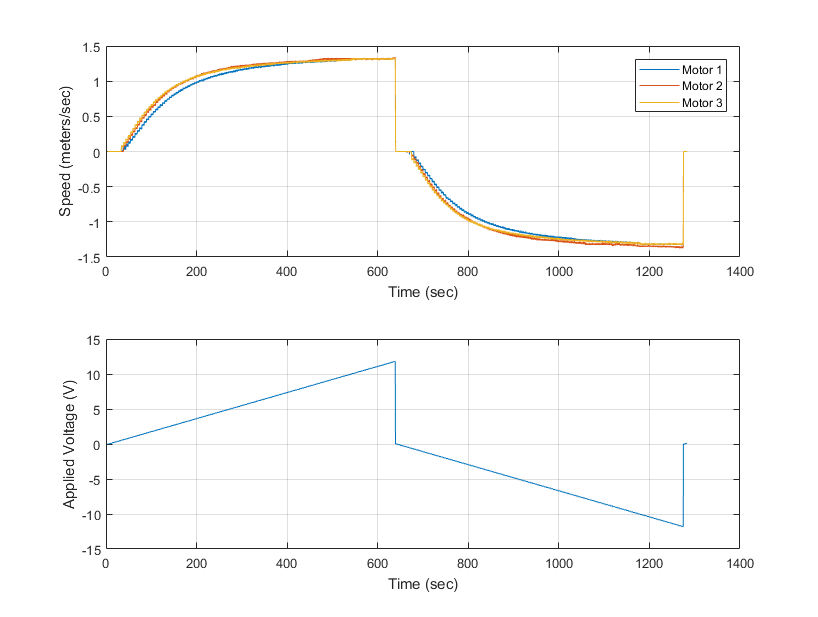
#> input picture Arduino/DriveSysID/preliminaryData.png, 818 x 617 px, given in place of the camera
$ python contourTest.py   (older library calls are emulated)
#> lines starting #> are read from the running program, lines starting #| are printed output that depends on the picture; after the words box and inside, x2 and y2 are one past the last pixel; in counts of white or black regions, pixels touching at a corner belong together
# Code sourced and modified from http://opencv-python-tutroals.readthedocs.io and Geeks4Geeks
# All rights go to original creators
import cv2
import numpy as np

cap = cv2.VideoCapture(0)

while(True):
	# Take each frame
	ret, frame = cap.read()
#> frame is the input picture: shape (617, 818, 3); mean B, G, R 250.3, 250.5, 250.6

    # Convert BGR to gray
	gray = cv2.cvtColor(frame, cv2.COLOR_BGR2GRAY)

	blur = cv2.bilateralFilter(gray,9,75,75)
	thresh = cv2.adaptiveThreshold(blur,255,cv2.ADAPTIVE_THRESH_GAUSSIAN_C,cv2.THRESH_BINARY_INV,11,2)
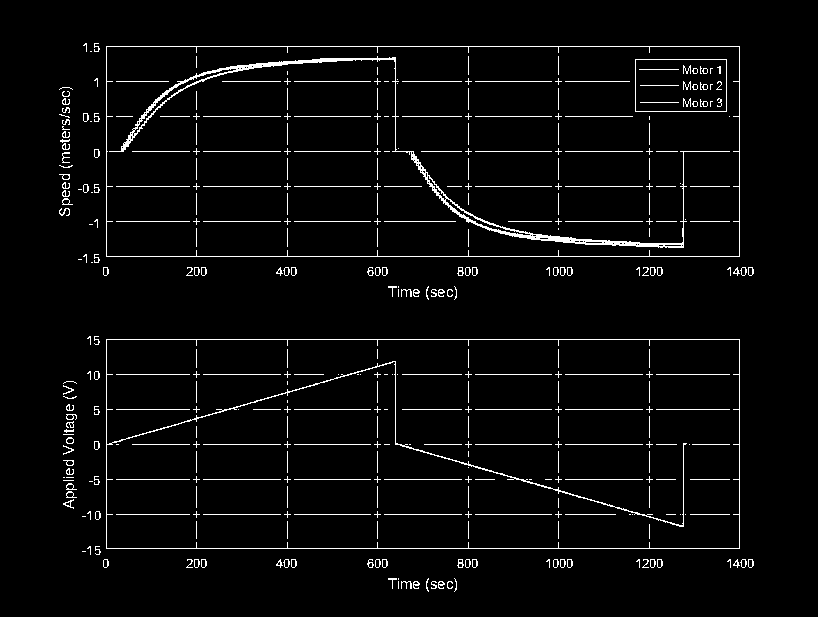
#> thresh: shape (617, 818); 3.6% white in thin lines or dots, all inside (x1, y1, x2, y2) = (59, 43, 754, 592)

	kernel = np.ones((5,5),np.uint8)
	modThresh = cv2.erode(thresh,kernel,iterations = 1)
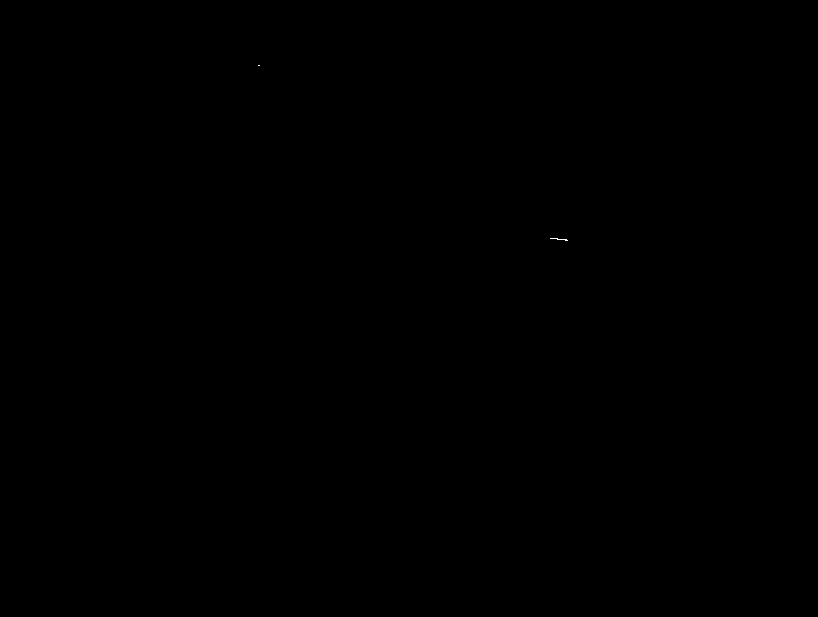
#> modThresh: shape (617, 818); 0% white in thin lines or dots, all inside (x1, y1, x2, y2) = (258, 65, 568, 241)
	modThresh = cv2.dilate(modThresh, kernel, iterations = 2)
#> modThresh: shape (617, 818); 0.07% white; 2 white regions
	image,contours,hierarchy = cv2.findContours(thresh,cv2.RETR_TREE,cv2.CHAIN_APPROX_SIMPLE)
#> contours = 520 contours, 402 with area under 20; largest, box (x1, y1, x2, y2) and area: (106, 46, 740, 257) 132930, (106, 46, 740, 257) 132906, (106, 339, 740, 549) 132297, (106, 339, 740, 549) 131926, (635, 59, 727, 112) 4732
	#opening = cv2.morphologyEx(thresh, cv2.MORPH_OPEN, kernel)

	frame = cv2.drawContours(frame, contours, -1, (0,255,0),3)
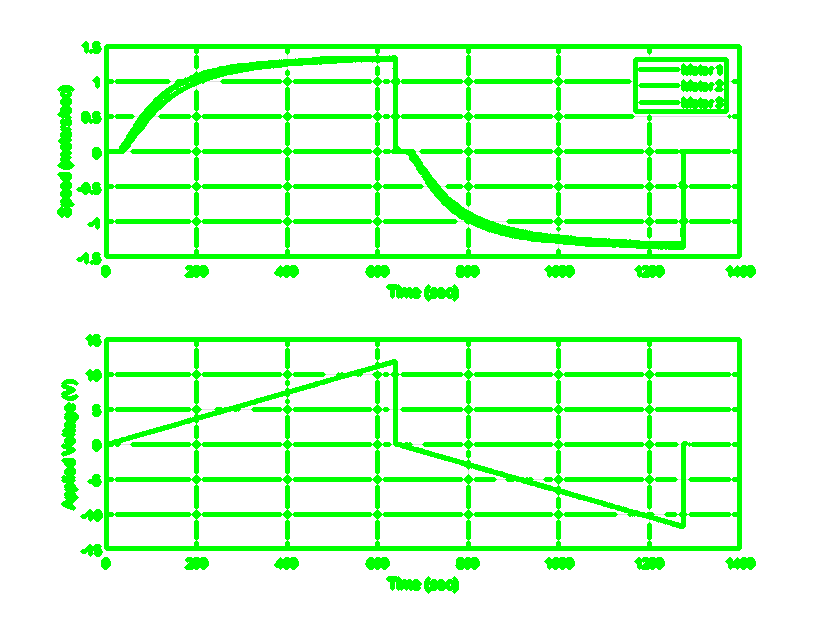
#> frame: shape (617, 818, 3); 15.37% of pixels changed, all inside (x1, y1, x2, y2) = (57, 41, 756, 594)

	cv2.imshow('frame',frame)
	cv2.imshow('erosion', modThresh)
	cv2.imshow('mask',image)

	k = cv2.waitKey(5) & 0xFF
#> (key Esc is pressed here)
	if k == 27:
		break

cv2.destroyAllWindows()
cap.release()

$ run again, on Arduino/DriveSysID/SteadyState.png
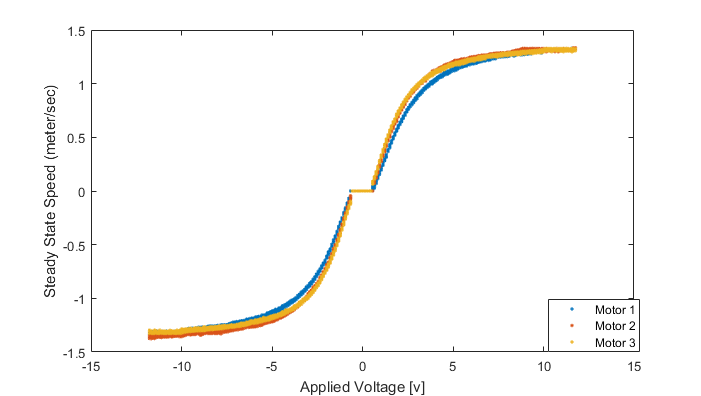
#> input picture Arduino/DriveSysID/SteadyState.png, 701 x 396 px, given in place of the camera
#> frame is the input picture: shape (396, 701, 3); mean B, G, R 248.7, 249.9, 250.4
#> `thresh = cv2.adaptiveThreshold(blur,255,cv2.ADAPTIVE_THRESH_GAUSSIAN_C..`:
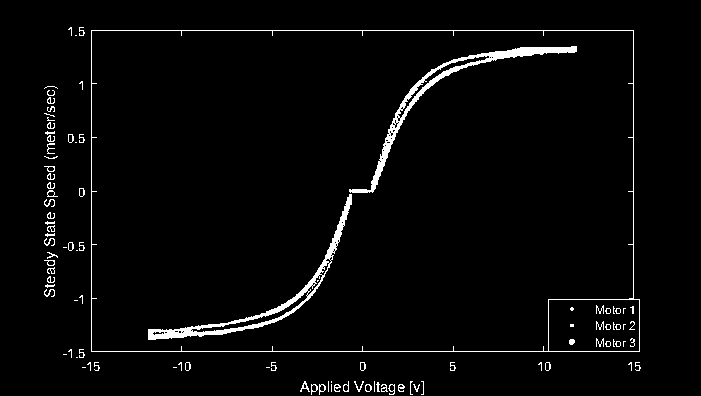
#> thresh: shape (396, 701); 3% white; 102 white regions (44 under 20 px), largest, box (x1, y1, x2, y2) and area: (349, 46, 577, 193) 2178, (148, 194, 352, 340) 2041, (91, 30, 640, 352) 1973
#> contours = 183 contours, 132 with area under 20; largest, box (x1, y1, x2, y2) and area: (91, 30, 640, 352) 174294, (91, 30, 634, 352) 169536, (548, 299, 640, 352) 4730, (148, 194, 352, 340) 2424, (349, 46, 577, 193) 2312
#> `frame = cv2.drawContours(frame, contours, -1, (0,255,0),3)`:
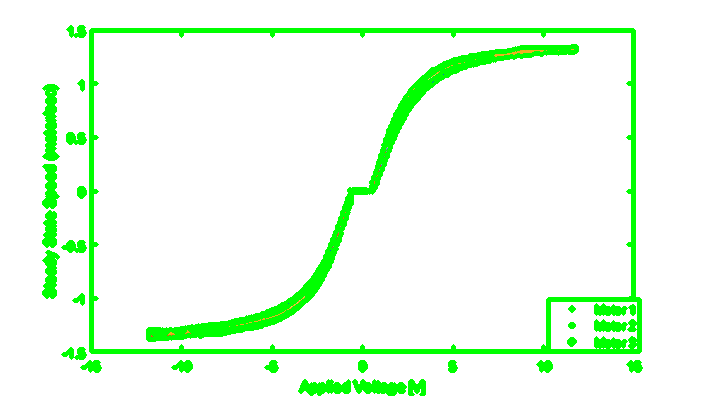
#> frame: shape (396, 701, 3); 8.77% of pixels changed, all inside (x1, y1, x2, y2) = (42, 25, 643, 396)

$ run again, on Arduino/DriveSysID/Steps.png
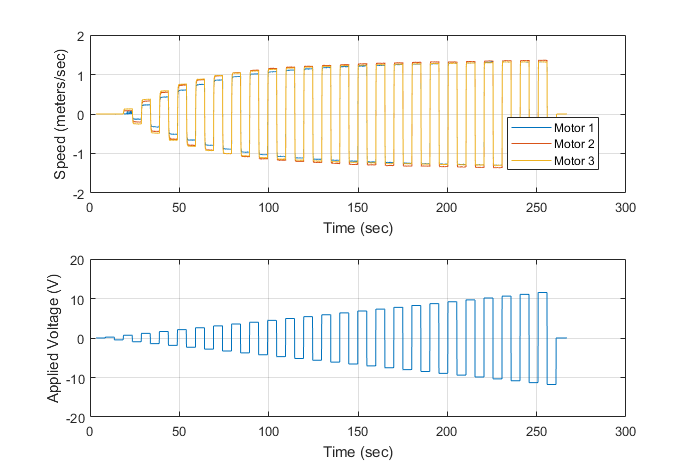
#> input picture Arduino/DriveSysID/Steps.png, 692 x 472 px, given in place of the camera
#> frame is the input picture: shape (472, 692, 3); mean B, G, R 246.8, 248.1, 248
#> `thresh = cv2.adaptiveThreshold(blur,255,cv2.ADAPTIVE_THRESH_GAUSSIAN_C..`:
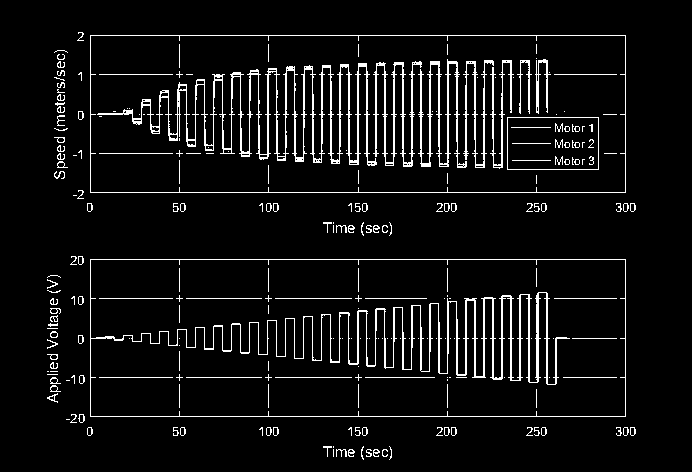
#> thresh: shape (472, 692); 6.3% white in thin lines or dots, all inside (x1, y1, x2, y2) = (47, 32, 636, 460)
#> contours = 357 contours, 256 with area under 20; largest, box (x1, y1, x2, y2) and area: (90, 259, 626, 417) 83995, (90, 35, 626, 193) 83995, (90, 35, 626, 193) 83977, (90, 259, 626, 417) 82208, (507, 117, 599, 170) 4732
#> `frame = cv2.drawContours(frame, contours, -1, (0,255,0),3)`:
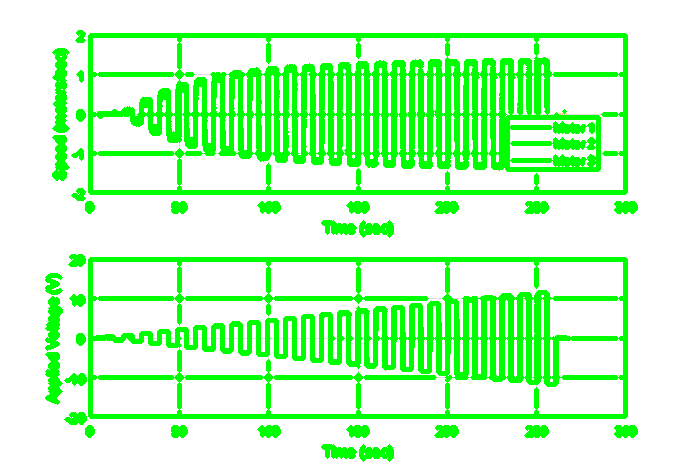
#> frame: shape (472, 692, 3); mean B, G, R 195.5, 255, 195.5

$ run again, on Arduino/DriveSysID/Steps2.png
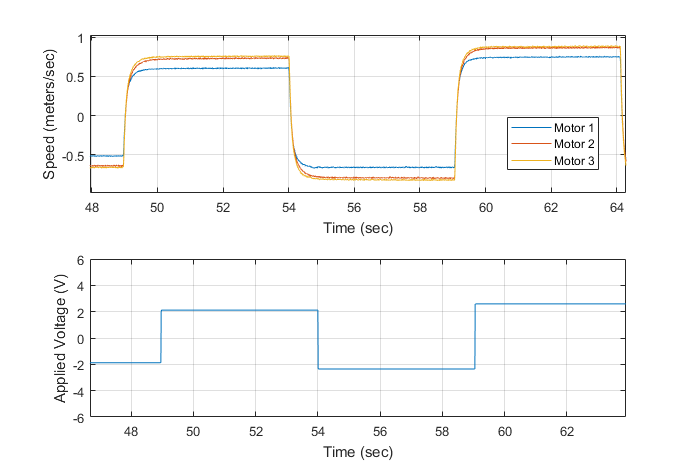
#> input picture Arduino/DriveSysID/Steps2.png, 692 x 472 px, given in place of the camera
#> frame is the input picture: shape (472, 692, 3); mean B, G, R 248.8, 249.1, 249.1
#> `thresh = cv2.adaptiveThreshold(blur,255,cv2.ADAPTIVE_THRESH_GAUSSIAN_C..`:
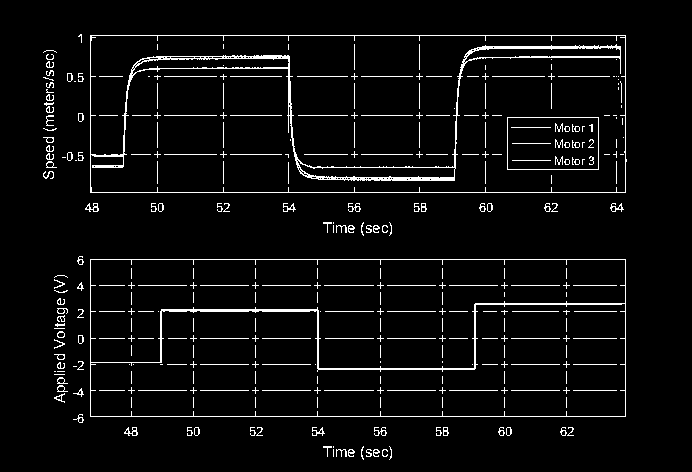
#> thresh: shape (472, 692); 4.7% white in thin lines or dots, all inside (x1, y1, x2, y2) = (43, 34, 627, 460)
#> modThresh: shape (472, 692); every value is 0
#> contours = 487 contours, 419 with area under 20; largest, box (x1, y1, x2, y2) and area: (90, 35, 627, 193) 83998, (90, 259, 626, 417) 83995, (90, 35, 626, 193) 77887, (90, 303, 626, 417) 44438, (90, 259, 626, 369) 38734
#> `frame = cv2.drawContours(frame, contours, -1, (0,255,0),3)`:
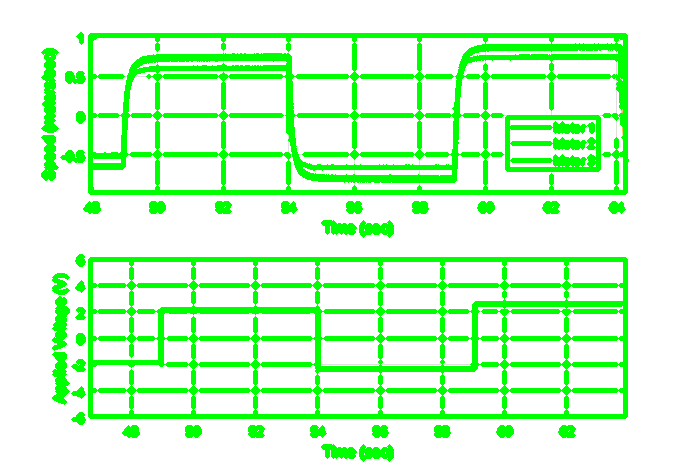
#> frame: shape (472, 692, 3); 19.21% of pixels changed, all inside (x1, y1, x2, y2) = (41, 32, 629, 462)
